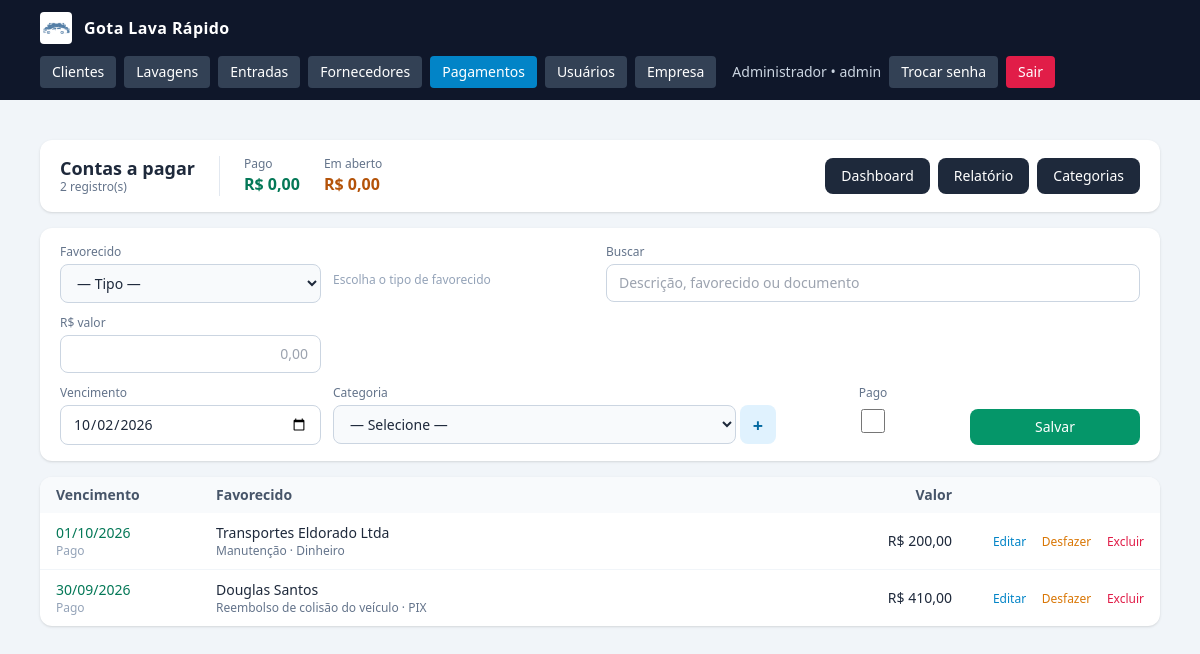
/pagamentos.php (signed in), run on an earlier commit of the app's database.
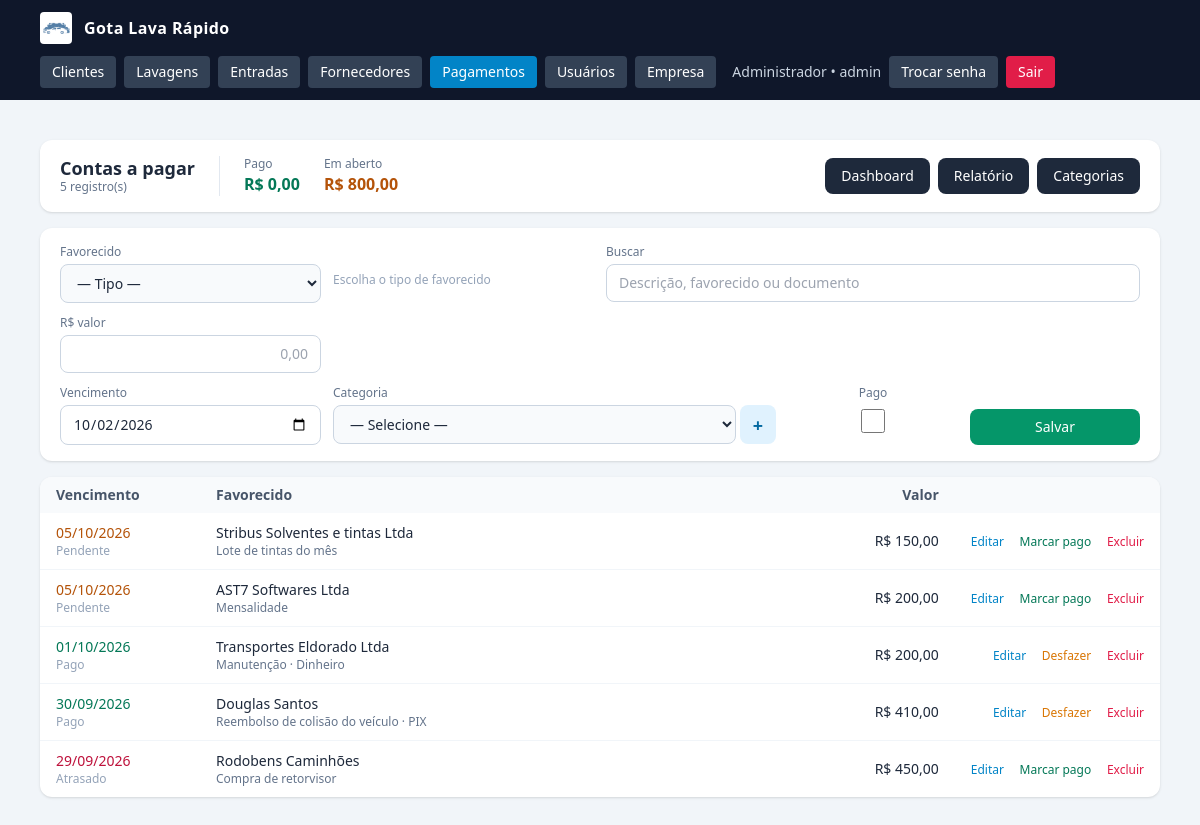
And on a later commit of the database.
### tables this page shows
CREATE TABLE pagamentos_despesas (
            id INTEGER PRIMARY KEY AUTOINCREMENT,
            tipo_pessoa TEXT NOT NULL DEFAULT 'avulso',
            pessoa_id INTEGER,
            pessoa_nome TEXT NOT NULL DEFAULT '',
            categoria_id INTEGER NOT NULL,
            descricao TEXT NOT NULL DEFAULT '',
            documento TEXT NOT NULL DEFAULT '',
            valor_centavos INTEGER NOT NULL DEFAULT 0,
            data_vencimento TEXT NOT NULL,
            data_pagamento TEXT NOT NULL DEFAULT '',
            forma_pagamento TEXT NOT NULL DEFAULT '',
            observacoes TEXT NOT NULL DEFAULT '',
            criado_por INTEGER,
            criado_em TEXT NOT NULL DEFAULT (datetime('now','localtime')),
            atualizado_em TEXT NOT NULL DEFAULT (datetime('now','localtime'))
        );

### config.php (called while the page is built, shortened)
<?php
function db(): PDO {
    static $pdo = null;
    if ($pdo === null) {
        $pdo = new PDO('sqlite:' . DB_PATH, null, null, [
            PDO::ATTR_ERRMODE            => PDO::ERRMODE_EXCEPTION,
            PDO::ATTR_DEFAULT_FETCH_MODE => PDO::FETCH_ASSOC,
        ]);
        $pdo->exec('PRAGMA foreign_keys = ON');
        $pdo->exec('PRAGMA journal_mode = WAL');
    }
    return $pdo;
}
require_once APP_ROOT . '/functions.php';

### functions.php (called while the page is built, shortened)
<?php
function e(?string $s): string {
    return htmlspecialchars((string)$s, ENT_QUOTES, 'UTF-8');
}
function centavos_para_moeda(int $c): string {
    return number_format($c / 100, 2, ',', '.');
}
function centavos_para_moeda_brl(int $c): string {
    return 'R$ ' . centavos_para_moeda($c);
}
function formas_pagamento(): array {
    return [
        'PIX'      => 'PIX',
        'CREDITO'  => 'Crédito',
        'DEBITO'   => 'Débito',
        'DINHEIRO' => 'Dinheiro',
        'OUTRO'    => 'Outro',
    ];
}
function status_pagamento(array $p): string {
    if (!empty($p['data_pagamento'])) return 'pago';
    $hoje = date('Y-m-d');
    return $p['data_vencimento'] < $hoje ? 'atrasado' : 'pendente';
}

### pagamentos.php (the view, shortened to what the changed rows need)
<?php
require_once __DIR__ . '/config.php';
$formas = formas_pagamento();
$aberto = (int)db()->query("
    SELECT COALESCE(SUM(valor_centavos),0) FROM pagamentos_despesas
    WHERE data_pagamento = ''
")->fetchColumn();
$pagamentos = db()->query("
    SELECT p.id, p.data_vencimento, p.data_pagamento, p.forma_pagamento,
           p.tipo_pessoa, p.pessoa_nome, p.valor_centavos,
           p.descricao
    FROM pagamentos_despesas p
    ORDER BY p.data_vencimento DESC, p.id DESC
    LIMIT 200
")->fetchAll();
require __DIR__ . '/header.php';
?>
<div class="bg-white rounded-xl shadow px-5 py-4 mb-4 flex flex-wrap items-center justify-between gap-4">
  <div class="flex items-center gap-6">
    <div>
      <h1 class="text-lg font-semibold leading-tight">Contas a pagar</h1>
      <p class="text-xs text-slate-500"><?= count($pagamentos) ?> registro(s)</p>
    </div>
    <div>
      <div class="text-xs text-slate-500">Em aberto</div>
      <div class="font-bold text-amber-700"><?= e(centavos_para_moeda_brl($aberto)) ?></div>
    </div>
  </div>
</div>
<div class="bg-white rounded-xl shadow overflow-hidden">
  <div class="overflow-x-auto">
    <table class="min-w-full text-sm">
      <thead class="bg-slate-50 text-slate-600">
        <tr>
          <th class="text-left px-4 py-2 w-40">Vencimento</th>
          <th class="text-left px-4 py-2">Favorecido</th>
          <th class="text-right px-4 py-2 w-40">Valor</th>
          <th class="px-4 py-2 w-48"></th>
        </tr>
      </thead>
      <tbody class="divide-y divide-slate-100">
      <?php if (!$pagamentos): ?>
        <tr><td colspan="4" class="px-4 py-10 text-center text-slate-400">
          Nenhum pagamento cadastrado ainda. Use o formulário acima para começar.
        </td></tr>
      <?php else: foreach ($pagamentos as $p):
        $st = status_pagamento($p);
        $cor = $st === 'pago' ? 'text-emerald-700'
             : ($st === 'atrasado' ? 'text-rose-700' : 'text-amber-700');
        $lbl = $st === 'pago' ? 'Pago' : ($st === 'atrasado' ? 'Atrasado' : 'Pendente');
      ?>
        <tr class="hover:bg-slate-50">
          <td class="px-4 py-2.5 whitespace-nowrap">
            <div class="font-medium <?= $cor ?>"><?= e(date('d/m/Y', strtotime($p['data_vencimento']))) ?></div>
            <div class="text-xs text-slate-400"><?= e($lbl) ?></div>
          </td>
          <td class="px-4 py-2.5">
            <div class="font-medium"><?= e($p['pessoa_nome'] ?: '—') ?></div>
            <div class="text-xs text-slate-500 truncate">
              <?= e($p['descricao']) ?>
              <?php if ($p['forma_pagamento']): ?>
                · <?= e($formas[$p['forma_pagamento']] ?? $p['forma_pagamento']) ?>
              <?php endif; ?>
            </div>
          </td>
          <td class="px-4 py-2.5 text-right font-medium whitespace-nowrap">
            <?= e(centavos_para_moeda_brl((int)$p['valor_centavos'])) ?>
          </td>
          <td class="px-4 py-2.5 text-right whitespace-nowrap">
            <a href="pagamento_form.php?id=<?= (int)$p['id'] ?>"
               class="text-sky-600 hover:underline text-xs mr-3">Editar</a>
            <?php if ($p['data_pagamento']): ?>
              <form method="post" class="inline">
                <button class="text-amber-600 hover:underline text-xs mr-3"
                        onclick="return confirm('Desfazer o pagamento?')">Desfazer</button>
              </form>
            <?php else: ?>
              <button type="button"
                      class="btn-marcar-pago text-emerald-700 hover:underline text-xs mr-3"
                      data-id="<?= (int)$p['id'] ?>"
                      data-desc="<?= e($p['descricao']) ?>"
                      data-valor="<?= e(centavos_para_moeda_brl((int)$p['valor_centavos'])) ?>">
                Marcar pago
              </button>
            <?php endif; ?>
            <form method="post" class="inline"
                  onsubmit="return confirm('Excluir este pagamento?');">
              <button class="text-rose-600 hover:underline text-xs">Excluir</button>
            </form>
          </td>
        </tr>
      <?php endforeach; endif; ?>
      </tbody>
    </table>
  </div>
</div>
<?php require __DIR__ . '/footer.php'; ?>

What changed in the data, as far as the page shows it:
added pagamentos_despesas: data_vencimento "05/10/2026", data_vencimento "Pendente", pessoa_nome "Stribus Solventes e tintas Ltda", descricao "Lote de tintas do mês", valor_centavos "R$ 150,00"
added pagamentos_despesas: data_vencimento "05/10/2026", data_vencimento "Pendente", pessoa_nome "AST7 Softwares Ltda", descricao "Mensalidade", valor_centavos "R$ 200,00"
added pagamentos_despesas: data_vencimento "29/09/2026", data_vencimento "Atrasado", pessoa_nome "Rodobens Caminhões", descricao "Compra de retorvisor", valor_centavos "R$ 450,00"
Also different on the page:
count($pagamentos): "2" → "5"
centavos_para_moeda_brl($aberto): "R$ 0,00" → "R$ 800,00"
